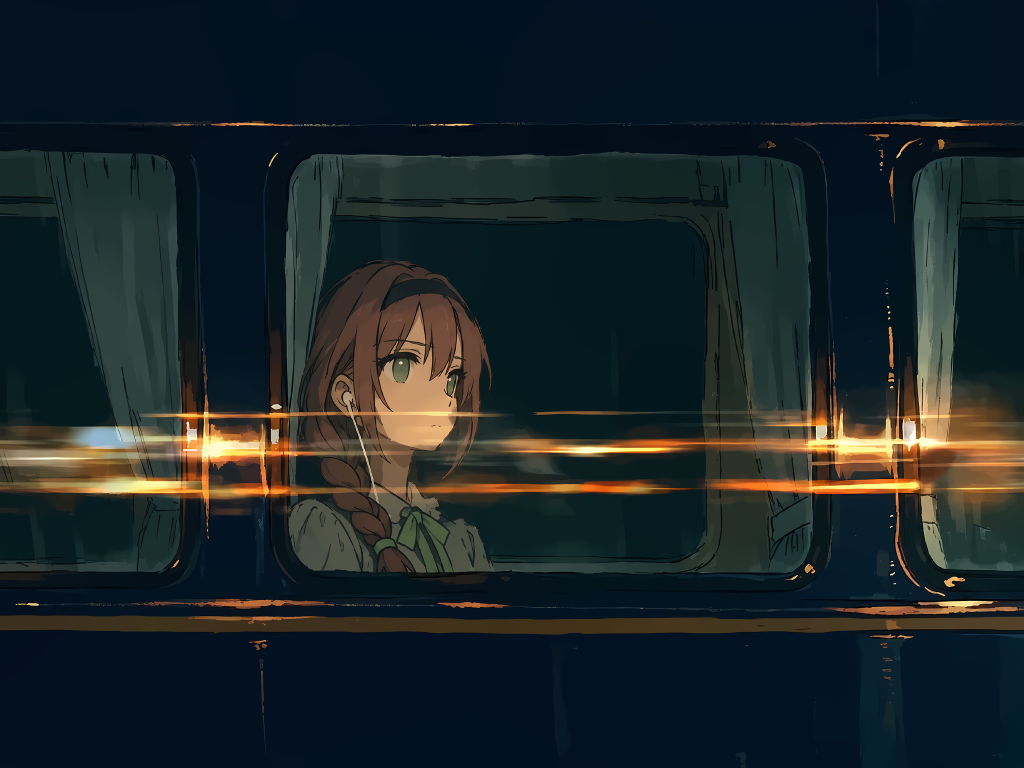
#> input picture assets/still.png, 2048 x 1536 px, found by its file name (shown at 1/2 size)
$ python build_masks.py ../assets/still.png
#> lines starting #> are read from the running program, lines starting #| are printed output that depends on the picture; after the words box and inside, x2 and y2 are one past the last pixel; in counts of white or black regions, pixels touching at a corner belong together
"""Step 2: split the still into parts (masks) and peel the light bands.

Usage: python build_masks.py <project_dir>

Reads  assets/still.png
Writes masks/glass.png, curtain_{L,CL,CR,R}.png, curtains.png, girl.png, bands.png,
       band_{top,mid,low}.png, body_refl.png           (8-bit, 255 = inside)
       masks/plate.png        the still with the light bands removed ("under the bands")
       masks/band_layer.png   the bands alone on black (additive light)
       masks/masks.json       numbers used / measured
       masks/schematic.jpg    coloured overview for review
       masks/peel_check.jpg   original / plate / bands-only strips
"""
import sys, os, json
import numpy as np, cv2
from PIL import Image, ImageDraw, ImageFont

P = sys.argv[1]
MD = os.path.join(P, "masks")
os.makedirs(MD, exist_ok=True)
im = cv2.imread(os.path.join(P, "assets", "still.png"))
#> im is the input picture: shape (1536, 2048, 3); mean B, G, R 39.3, 36.8, 27.4
H, W = im.shape[:2]
f = im.astype(np.float32)
blur = cv2.GaussianBlur(f, (0, 0), 1.5)
b, g, r = blur[..., 0], blur[..., 1], blur[..., 2]
gb, rb, lum = g - b, r - b, blur.mean(2)

# ---------------------------------------------------------------- shapes read off the gridded crops
BAND_ROWS = (806, 1040)            # rows touched by the light bands (measured on the pillars)
WINDOWS = {                        # search boxes for each window opening
    "L": dict(x0=0, x1=376, y0=288, y1=1168, cut="left"),
    "C": dict(x0=560, x1=1642, y0=296, y1=1168, cut=None),
    "R": dict(x0=1812, x1=W, y0=302, y1=1168, cut="right"),
}
GIRL_POLY = [(578, 1154), (578, 1004), (594, 985), (590, 900), (592, 800), (600, 730), (622, 660), (655, 600),
             (700, 552), (760, 522), (830, 512), (890, 528), (940, 570), (975, 640), (995, 720), (998, 800),
             (990, 870), (962, 925), (925, 950), (905, 965), (915, 985), (950, 1010), (990, 1050), (1006, 1100),
             (1008, 1154)]
CURTAIN_POLYS = {
    "L":  [(88, 296), (366, 296), (368, 1158), (294, 1158), (286, 1010), (242, 905), (186, 705), (126, 505)],
    "CL": [(570, 304), (690, 304), (690, 1006), (570, 1006)],
    "CR": [(1398, 304), (1632, 304), (1632, 1158), (1408, 1158), (1412, 1090), (1400, 700)],
    "R":  [(1820, 310), (1942, 310), (1942, 1000), (1948, 1158), (1838, 1158), (1820, 1000)],
}


def poly_mask(pts):
    m = np.zeros((H, W), np.uint8)
    cv2.fillPoly(m, [np.array(pts, np.int32)], 255)
    return m


def ellipse(k):
    return cv2.getStructuringElement(cv2.MORPH_ELLIPSE, (k, k))


def medfilt1(a, k):
    pad = k // 2
    ap = np.pad(a, pad, mode="edge")
    return np.array([np.median(ap[i:i + k]) for i in range(len(a))])


# ---------------------------------------------------------------- 1. window glass
# "light" = lit cloth / trim inside a window: brighter than the dark frame ring, not navy, not orange.
light = ((lum > 34) & (gb > -8) & (rb < 14)).astype(np.uint8) * 255
light = cv2.morphologyEx(light, cv2.MORPH_OPEN, ellipse(7))
glass = np.zeros((H, W), np.uint8)
win_info = {}
for name, w in WINDOWS.items():
    ys = np.arange(w["y0"], w["y1"])
    xl = np.full(len(ys), np.nan); xr = np.full(len(ys), np.nan)
    for i, y in enumerate(ys):
        if BAND_ROWS[0] <= y <= BAND_ROWS[1]:
            continue
        xs = np.where(light[y, w["x0"]:w["x1"]] > 0)[0]
        if len(xs) >= 20 and xs.max() - xs.min() > 60:
            xl[i], xr[i] = xs.min() + w["x0"], xs.max() + w["x0"]
    ok = ~np.isnan(xl)
    top, bot = ys[ok].min(), ys[ok].max()
    sel = (ys >= top) & (ys <= bot)
    ys2 = ys[sel]
    xl2 = np.interp(ys2, ys[ok], xl[ok]); xr2 = np.interp(ys2, ys[ok], xr[ok])
    # straight part: long median removes local dents (hair, braid, highlights); corners keep their shape
    core = (ys2 > top + 75) & (ys2 < bot - 75)
    xl_s, xr_s = medfilt1(xl2, 5), medfilt1(xr2, 5)
    xl_l, xr_l = medfilt1(xl2, 81), medfilt1(xr2, 81)
    xl_f = np.where(core, np.minimum(xl_s, xl_l + 2), xl_s)
    xr_f = np.where(core, np.maximum(xr_s, xr_l - 2), xr_s)
    xl_f = np.where(core, xl_l, xl_f); xr_f = np.where(core, xr_l, xr_f)
    if w["cut"] == "left":
        xl_f[:] = 0
    if w["cut"] == "right":
        xr_f[:] = W - 1
        upper = (ys2 > top + 75) & (ys2 < 700)
        x_side = float(np.median(xl2[upper]))
        rad = 52.0                                     # bottom-left corner radius, read off the gridded crop
        for i, y in enumerate(ys2):
            if y >= 700:
                dy = y - (bot - rad)
                xl_f[i] = x_side + (rad - np.sqrt(max(rad * rad - dy * dy, 0.0)) if dy > 0 else 0.0)
    for y, a, c in zip(ys2, xl_f, xr_f):
        glass[int(y), int(round(a)):int(round(c)) + 1] = 255
    win_info[name] = dict(top=int(top), bottom=int(bot), left=int(np.median(xl_f)), right=int(np.median(xr_f)))
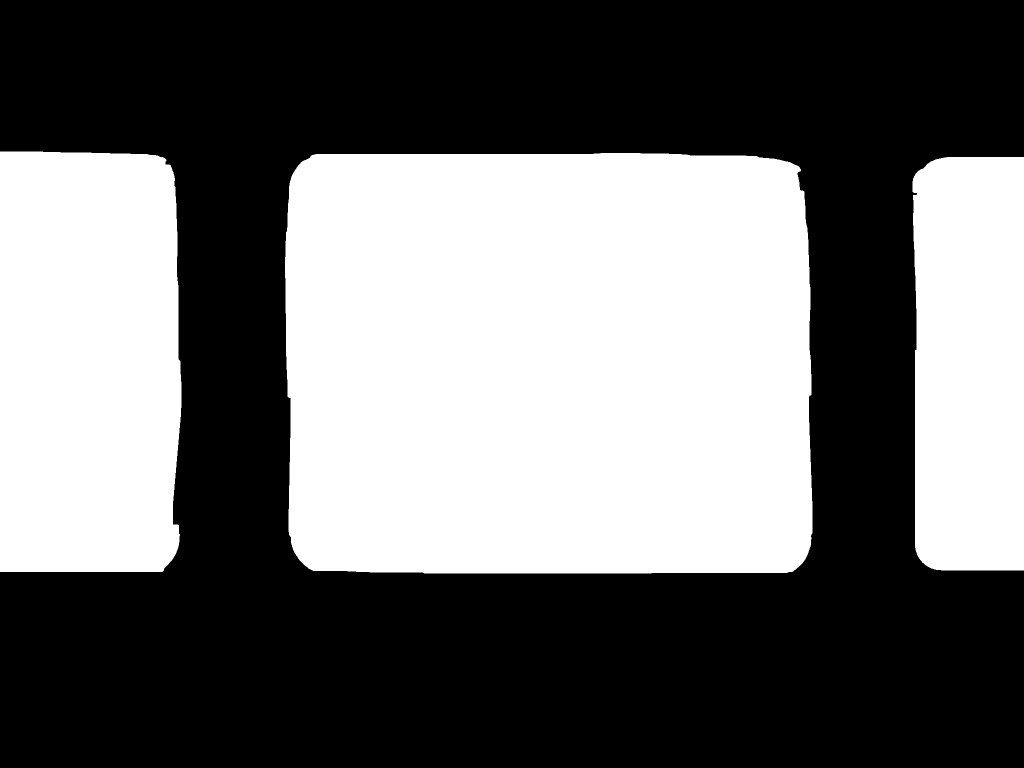
#> glass: shape (1536, 2048) (shown at 1/2 size); 42.7% white; 3 white regions, box (x1, y1, x2, y2) and area: (570, 306, 1625, 1147) 868759, (0, 303, 363, 1144) 296504, (1825, 314, 2048, 1141) 179029
#> after the loop, win_info = 3 items
glass = cv2.morphologyEx(glass, cv2.MORPH_CLOSE, ellipse(9))
glass = cv2.erode(glass, ellipse(5))          # stay off the dark frame ring

# ---------------------------------------------------------------- 2. girl
girl = cv2.bitwise_and(poly_mask(GIRL_POLY), glass)

# ---------------------------------------------------------------- 3. curtains
lightc = ((lum > 30) & (gb > -8)).astype(np.uint8) * 255
lightc[BAND_ROWS[0]:BAND_ROWS[1] + 1] = 255          # bands hide the cloth there: trust the polygon
lightc = cv2.morphologyEx(lightc, cv2.MORPH_CLOSE, ellipse(13))
curtains = {}
for name, pts in CURTAIN_POLYS.items():
    m = cv2.bitwise_and(poly_mask(pts), glass)
    if name == "L":
        m = cv2.bitwise_and(m, lightc)
        m = cv2.morphologyEx(m, cv2.MORPH_OPEN, ellipse(9))
        n, lab, stats, _ = cv2.connectedComponentsWithStats(m)
        if n > 1:
            keep = 1 + int(np.argmax(stats[1:, cv2.CC_STAT_AREA]))
            m = np.where(lab == keep, 255, 0).astype(np.uint8)
        cs, _ = cv2.findContours(m, cv2.RETR_EXTERNAL, cv2.CHAIN_APPROX_NONE)
        m = np.zeros_like(m); cv2.drawContours(m, cs, -1, 255, -1)        # no holes
    m[girl > 0] = 0
    curtains[name] = m
#> this loop made 4 passes
#> (n, stats, keep) on pass 1: (2, [[0, 0, 2048, 1536, 3015661], [91, 306, 270, 836, 130067]], 1)
#> after the loop, curtains = 4 items
curt_all = np.zeros((H, W), np.uint8)
for m in curtains.values():
    curt_all |= m
#> this loop made 4 passes

# ---------------------------------------------------------------- 4. light bands: peel
# A band is a bright streak that is thin vertically and long horizontally. Three regions, three methods:
#   window interiors : fill the band rows from the clean rows above and below, keep whatever is darker
#   the girl         : short kernels only, so flat areas (cheek, neck, blouse) are never taken for a streak
#   pillars and body : keep the fixed glints, lift only what is long horizontally
KV_GIRL, KV_BIG, KH, KH_LONG = 61, 261, 91, 181
R0, R1 = BAND_ROWS
GIRL_BAND_ROWS = (806, 1004)       # on her the lowest band ends above the collar


def tophat_v(k):
    return np.clip(f - cv2.morphologyEx(f, cv2.MORPH_OPEN, cv2.getStructuringElement(cv2.MORPH_RECT, (1, k))), 0, None)


def open_h(a, k):
    return cv2.morphologyEx(a, cv2.MORPH_OPEN, cv2.getStructuringElement(cv2.MORPH_RECT, (k, 1)))


def row_window(r0, r1):
    w_ = np.zeros(H, np.float32); w_[r0:r1 + 1] = 1
    return cv2.GaussianBlur(w_.reshape(-1, 1), (0, 0), 3).ravel()[:, None]


w_g = cv2.GaussianBlur(cv2.dilate(girl, ellipse(31)).astype(np.float32) / 255, (0, 0), 10)        # girl
w_i = cv2.GaussianBlur(cv2.erode(glass, ellipse(9)).astype(np.float32) / 255, (0, 0), 4) * (1 - w_g)  # interiors
w_p = np.clip(1 - w_g - w_i, 0, 1)                                                                 # pillars, body
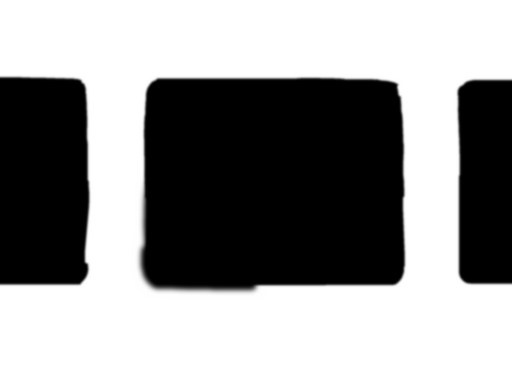
#> w_p: shape (1536, 2048) float32 (shown at 1/4 size); min 0, max 1, mean 0.581

# --- A. window interiors
top_a = f[R0 - 11:R0 - 1].mean(0); bot_a = f[R1 + 2:R1 + 12].mean(0)
#> after `top_a = f[R0 - 11:R0 - 1].mean(0)`: top_a = 2048 rows, first 8: [27, 23, 3], [27, 23, 3], [27, 23, 3], [27, 23, 3], [27, 23, 3], [27, 23, 3], [27, 23, 3], [27, 23, 3]
#> after `bot_a = f[R1 + 2:R1 + 12].mean(0)`: bot_a = 2048 rows, first 8: [30, 26, 4], [30, 26, 4], [30, 26, 4], [30, 26, 4], [30, 26, 4], [30, 26, 4], [30, 26, 4], [30, 26, 4]
tt = ((np.arange(H, dtype=np.float32) - (R0 - 1)) / float(R1 + 2 - (R0 - 1))).clip(0, 1)[:, None, None]
V = top_a[None] * (1 - tt) + bot_a[None] * tt
inrows = np.zeros((H, 1, 1), np.float32); inrows[R0:R1 + 1] = 1
band_A = np.clip(f - np.minimum(f, V), 0, None) * inrows

# --- B. pillars and body: one scalar ratio for all three channels (per-channel opening leaves rainbow residue)
diff_big = tophat_v(KV_BIG)
d = diff_big.max(2)
ratio_B = cv2.GaussianBlur(np.clip(open_h(d, KH) / (d + 1e-3), 0, 1), (0, 0), 1.5)
band_B = diff_big * (ratio_B * row_window(R0, R1))[..., None]

# --- C. the girl
diff_g = tophat_v(KV_GIRL)
dg = diff_g.max(2)
warmth = np.clip((diff_g[..., 2] - diff_g[..., 0]) / (dg + 1e-3), 0, 1)       # band light is orange,
warm_gate = np.clip((warmth - 0.15) / 0.25, 0, 1)                           # collar and cable are neutral
keep = np.maximum(open_h(dg * warm_gate, KH), open_h(dg, KH_LONG))           # orange and long, or very long
ratio_C = cv2.GaussianBlur(np.clip(keep / (dg + 1e-3), 0, 1), (0, 0), 1.5)
band_C = diff_g * (ratio_C * row_window(*GIRL_BAND_ROWS))[..., None]
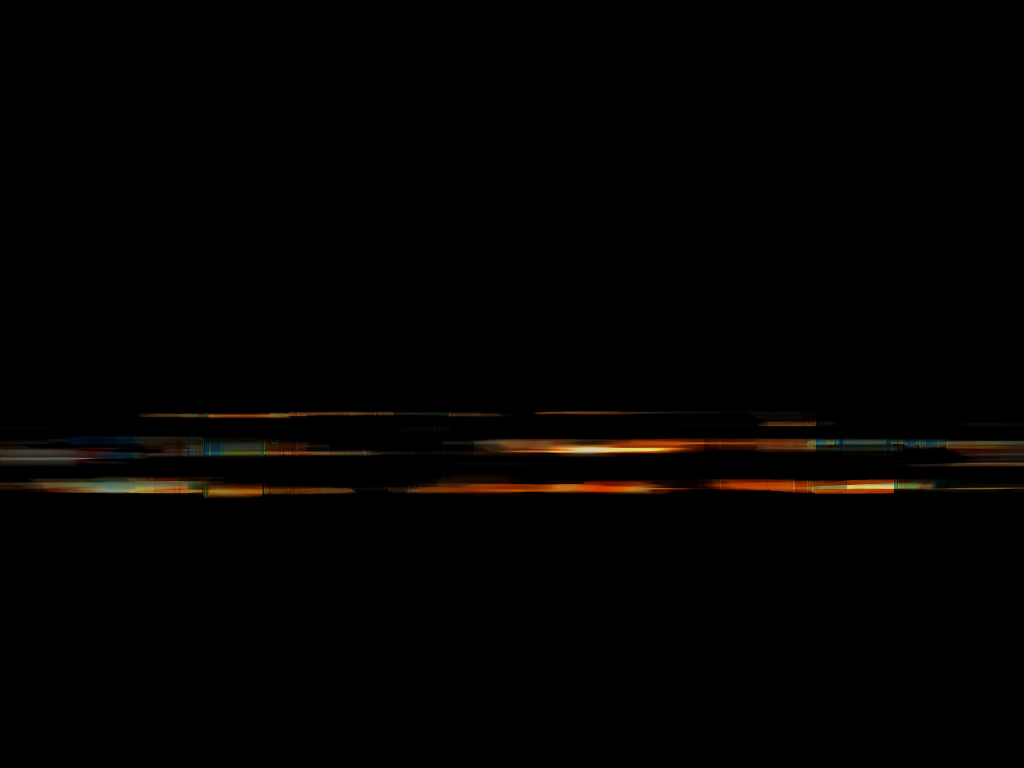
#> band_C: shape (1536, 2048, 3) float32 (shown at 1/2 size); mean of channels 0, 1, 2 0.8, 1.7, 2.8; drawn as B, G, R
# band light is smooth along the row; the column-by-column estimate is not (hair strands), and subtracting a
# hatched estimate would print the hatch into her neck. Smooth the estimate along x before using it.
band_C = cv2.blur(cv2.blur(band_C, (31, 1)), (31, 1))
# the hair-thin top streak (about 7 px): find its rows, rebuild what is under it from the rows just above and below
thin = tophat_v(21).max(2)
thin_m = (open_h(thin, KH) > 6).astype(np.uint8)
thin_m[:R0] = 0; thin_m[R0 + 40:] = 0                      # only the top streak
thin_m = cv2.dilate(thin_m, np.ones((7, 1), np.uint8))
plate_thin = f.copy()
for x in np.where(thin_m.any(0))[0]:
    ys = np.where(thin_m[:, x])[0]
    y0, y1 = ys.min() - 1, ys.max() + 1
    tcol = ((np.arange(y0, y1 + 1) - y0) / float(y1 - y0))[:, None]
    plate_thin[y0:y1 + 1, x] = f[y0, x][None] * (1 - tcol) + f[y1, x][None] * tcol
#> this loop made 1496 passes
#> (y0, y1) on passes 2 to 4: (823, 837), (823, 838), (823, 838)
band_thin = np.clip(f - plate_thin, 0, None)
band_C = np.maximum(band_C, band_thin)

band = band_A * w_i[..., None] + band_B * w_p[..., None] + band_C * w_g[..., None]
plate = np.clip(f - band, 0, 255)

# --- colour of the band light where it sat on her: the red channel was already clipped on skin, so what was
# lifted there is pale green. For the layer that will flow, give it the hue the same row has in the dark cabin.
amp = band.max(2)
# one hue per band, taken where that band is strongest on the dark interior (per-row hues were unstable on the
# faint edge rows and painted yellow-green segments into the layer)
row_col = np.zeros((H, 3), np.float32)
band_hues = {}
for name, (ra, rb_) in {"top": (R0, 841), "mid": (841, 946), "low": (946, R1 + 1)}.items():
    ref = band_A[ra:rb_, 1010:1400].reshape(-1, 3)
    w_ = ref.max(1)
    sel = w_ > np.percentile(w_, 90)
    hue = (ref[sel] * w_[sel, None]).sum(0) / (w_[sel].sum() + 1e-3)
    hue = hue / max(hue.max(), 1e-3)
    row_col[ra:rb_] = hue
    band_hues[name] = [round(float(v), 3) for v in hue]
#> this loop made 3 passes
#> hue on passes 1 to 3: [0.132, 0.487, 1], [0.304, 0.678, 1], [0.0369, 0.418, 1]
#> after the loop, band_hues = {'top': [0.132, 0.487, 1], 'mid': [0.304, 0.678, 1], 'low': [0.037, 0.418, 1]}
print("band hues (B,G,R):", band_hues)
#| band hues (B,G,R): {'top': [0.132, 0.487, 1.0], 'mid': [0.304, 0.678, 1.0], 'low': [0.037, 0.418, 1.0]}
row_col[:R0] = row_col[R0]; row_col[R1 + 1:] = row_col[R1]
row_col = cv2.GaussianBlur(row_col.reshape(H, 1, 3), (0, 0), sigmaX=0.1, sigmaY=3).reshape(H, 3)
#> row_col = 1536 rows, first 8: [0.132, 0.487, 1], [0.132, 0.487, 1], [0.132, 0.487, 1], [0.132, 0.487, 1], [0.132, 0.487, 1], [0.132, 0.487, 1], [0.132, 0.487, 1], [0.132, 0.487, 1]
recol = amp[..., None] * row_col[:, None, :]
band_flow = band * (1 - w_g[..., None]) + recol * w_g[..., None]
# The hottest cores were painted past white: red is clipped at 255 in the still, so the lifted light has too
# little red there and turns yellow-green once it is dimmed or laid over the teal cabin. Give red back from green
# using the band's own hue. Values above 255 are fine here: the layer is light, it is clipped after compositing.
clipped_r = cv2.GaussianBlur((f[..., 2] >= 250).astype(np.float32), (0, 0), 1.0)
g_over_r = np.maximum(row_col[:, 1], 0.3)[:, None]
#> g_over_r = 1536 values, max 0.678 at index 853, min 0.418 at index 958, mean 0.473
r_true = band_flow[..., 1] / g_over_r
band_flow[..., 2] = band_flow[..., 2] * (1 - clipped_r) + np.maximum(band_flow[..., 2], r_true) * clipped_r
print("red restored on", int((clipped_r > 0.5).sum()), "px; layer max R", round(float(band_flow[..., 2].max()), 0))
#| red restored on 18875 px; layer max R 576.0
bmax = band.max(2)
bands = (bmax > 5).astype(np.uint8) * 255
bands = cv2.dilate(cv2.morphologyEx(bands, cv2.MORPH_OPEN, np.ones((1, 15), np.uint8)), ellipse(7))

# three bands: valleys of the row profile, measured where nothing else is bright (dark cabin interior)
prof = bmax[:, 1040:1380].mean(1)
#> prof = 1536 values, max 227 at index 896, min 0 at index 0, mean 6.67
on = prof > 2.0
runs, s = [], None
for y in range(H):
    if on[y] and s is None:
        s = y
    if (not on[y]) and s is not None:
        runs.append((s, y - 1)); s = None
#> after the loop, runs = [(822, 1019)]
runs = [(a, c) for a, c in runs if c - a >= 3]
print("band runs in the cabin interior (rows):", runs)
#| band runs in the cabin interior (rows): [(822, 1019)]
# split into three bands at the two darkest rows between them (profile over the whole width, smoothed)
pw = cv2.GaussianBlur(bmax.mean(1).reshape(-1, 1), (0, 0), 3).ravel()
#> pw = 1536 values, max 142.5 at index 977, min 0 at index 0, mean 7.65
cut1 = 834 + int(np.argmin(pw[834:862]))
#> cut1 = 841
cut2 = 925 + int(np.argmin(pw[925:968]))
#> cut2 = 946
band_split = dict(top=[BAND_ROWS[0], cut1], mid=[cut1, cut2], low=[cut2, BAND_ROWS[1]])
#> band_split = {'top': [806, 841], 'mid': [841, 946], 'low': [946, 1040]}
print("band split rows:", band_split, "profile at cuts", round(float(pw[cut1]), 1), round(float(pw[cut2]), 1),
      "peaks", round(float(pw[820:834].max()), 1), round(float(pw[cut1:cut2].max()), 1), round(float(pw[cut2:1040].max()), 1))
#| band split rows: {'top': [806, 841], 'mid': [841, 946], 'low': [946, 1040]} profile at cuts 17.6 26.9 peaks 46.7 126.9 142.5

# ---------------------------------------------------------------- 5. body reflections (measured on the plate)
pb = cv2.GaussianBlur(plate, (0, 0), 1.2)
p_rb, p_lum = pb[..., 2] - pb[..., 0], pb.mean(2)
near_glass = cv2.dilate(glass, ellipse(5))
refl = ((p_rb > 12) & (p_lum > 30) & (near_glass == 0)).astype(np.uint8) * 255
refl = cv2.morphologyEx(refl, cv2.MORPH_OPEN, ellipse(3))
refl = cv2.dilate(refl, ellipse(5))

# ---------------------------------------------------------------- save
def save(name, m):
    cv2.imwrite(os.path.join(MD, name), m)

save("glass.png", glass); save("girl.png", girl); save("curtains.png", curt_all)
for k, m in curtains.items():
    save(f"curtain_{k}.png", m)
#> this loop made 4 passes
#> k on passes 1 to 4: 'L', 'CL', 'CR', 'R'
save("bands.png", bands); save("body_refl.png", refl)
save("plate.png", np.round(plate).astype(np.uint8))
save("band_layer.png", np.round(np.clip(band_flow, 0, 255)).astype(np.uint8))
np.save(os.path.join(MD, "band_layer_f32.npy"), band_flow.astype(np.float32))
np.save(os.path.join(MD, "plate_f32.npy"), plate.astype(np.float32))
info = dict(size=[W, H], band_rows=BAND_ROWS, windows=win_info, band_runs_interior=runs, band_split=band_split, kv_girl=KV_GIRL, kv_big=KV_BIG, kh=KH, kh_long=KH_LONG,
            girl_poly=GIRL_POLY, curtain_polys=CURTAIN_POLYS,
            area_px=dict(glass=int((glass > 0).sum()), girl=int((girl > 0).sum()), curtains=int((curt_all > 0).sum()),
                         bands=int((bands > 0).sum()), body_refl=int((refl > 0).sum())))
#> info = 12 items
json.dump(info, open(os.path.join(MD, "masks.json"), "w"), ensure_ascii=False, indent=1)
print(json.dumps(info["windows"]), info["area_px"])
#> (printed output is left out)

# ---------------------------------------------------------------- schematic
COL = {"glass": (194, 144, 74), "curtain": (74, 195, 139), "girl": (177, 143, 244), "band": (61, 138, 255),
       "refl": (79, 213, 255)}                       # BGR
base = (f * 0.55).astype(np.float32)
vis = base.copy()

def paint(mask, col, a):
    global vis
    m = (mask > 0)[..., None].astype(np.float32) * a
    vis = vis * (1 - m) + np.array(col, np.float32) * m

paint(glass, COL["glass"], 0.38)
paint(curt_all, COL["curtain"], 0.50)
paint(girl, COL["girl"], 0.50)
paint(bands, COL["band"], 0.62)
paint(refl, COL["refl"], 0.85)
vis = np.clip(vis, 0, 255).astype(np.uint8)
for mask, col in ((glass, COL["glass"]), (curt_all, COL["curtain"]), (girl, COL["girl"])):
    cs, _ = cv2.findContours(mask, cv2.RETR_EXTERNAL, cv2.CHAIN_APPROX_NONE)
    cv2.drawContours(vis, cs, -1, col, 2, cv2.LINE_AA)
#> this loop made 3 passes
#> col on passes 1 to 3: (194, 144, 74), (74, 195, 139), (177, 143, 244)
save("schematic_plain.png", vis)

FONT = next((p for p in ("/System/Library/Fonts/PingFang.ttc", "/System/Library/Fonts/Hiragino Sans GB.ttc",
                         "/System/Library/Fonts/STHeiti Medium.ttc") if os.path.exists(p)), None)
if FONT is None:        # the labelled review sheets need a CJK font; every mask above is already written
    print("done (no CJK font found: schematic.jpg and peel_check.jpg skipped; point FONT at a font file to get them)")
    sys.exit(0)
#> (the program exits here)
